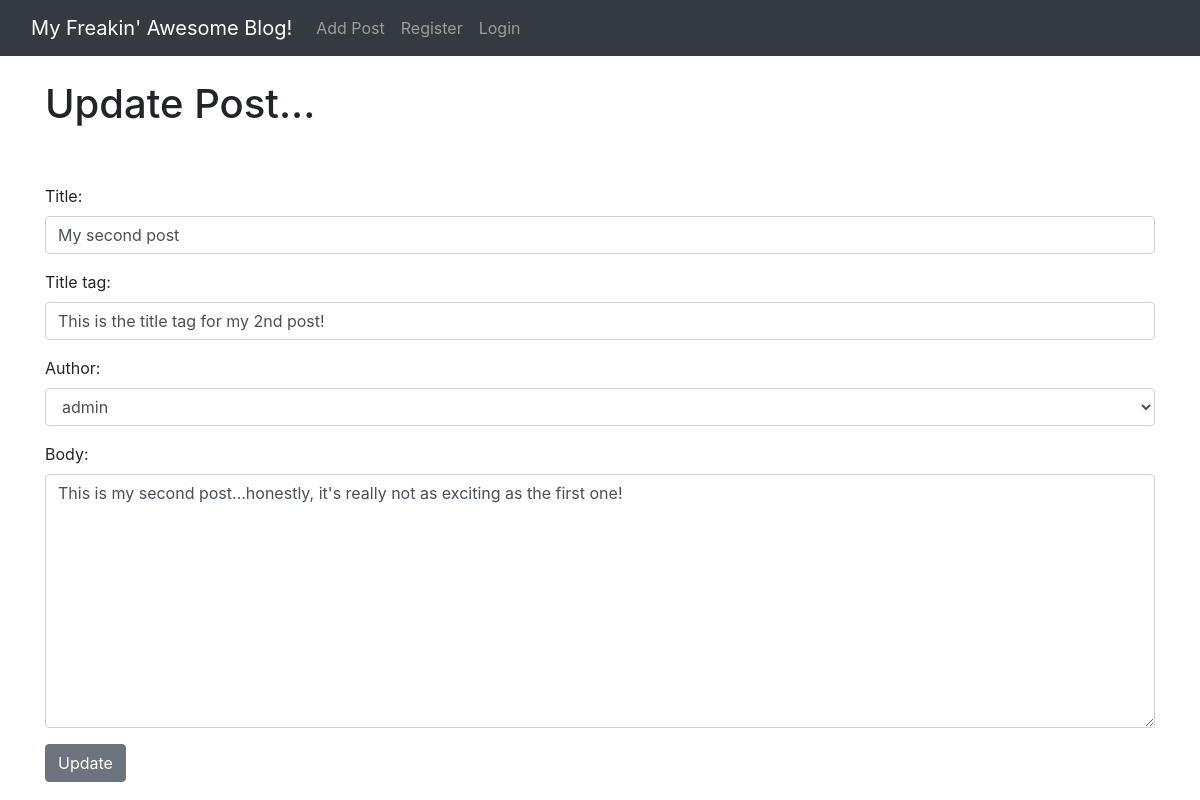
The app's page /article/edit/2 with its own data.
### theblog/models.py (models this page shows, shortened)
class Post(models.Model):
	title = models.CharField(max_length=255)
	title_tag = models.CharField(max_length=255)
	author = models.ForeignKey(User, on_delete=models.CASCADE)
	body = models.TextField()
	post_date = models.DateField(auto_now_add=True)

### theblog/views.py (the view)
# urls.py: path('article/edit/<int:pk>', UpdatePostView.as_view(), name='update_post'),
class UpdatePostView(UpdateView):
	model = Post
	form_class = PostForm
	template_name = 'update_post.html'

### theblog/forms.py
class PostForm(forms.ModelForm):
	class Meta:
		model = Post
		fields = ('title', 'title_tag', 'author', 'body')
		widgets = {
			'title': forms.TextInput(attrs={'class': 'form-control', 'placeholder': 'This is Title Placeholder Stuff'}),
			'title_tag': forms.TextInput(attrs={'class': 'form-control'}),
			'author': forms.Select(attrs={'class': 'form-control'}),
			'body': forms.Textarea(attrs={'class': 'form-control'}),
		}

### theblog/templates/update_post.html (shortened to what this page needs)
{% extends 'base.html' %}
{% block content %}
<h1>Update Post...</h1>
<br/><br/>
<div class="form-group">
	 <form method="POST">
		 {{ form.as_p }}
		 <button class="btn btn-secondary">Update</button>
</div>
{% endblock %}

### records on screen
Post: title "My second post", title_tag "This is the title tag for my 2nd post!", author "admin", body "This is my second post...honestly, it's really not as exciting as the first one!"
